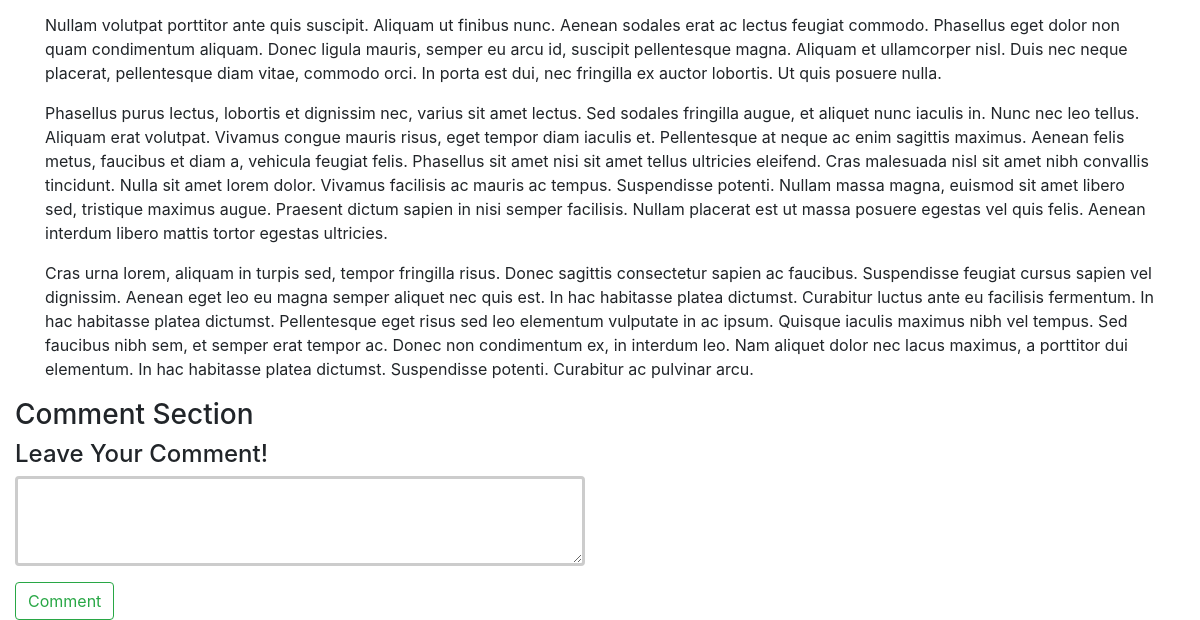
Page /Article/6 (lower part) on the earlier database version.
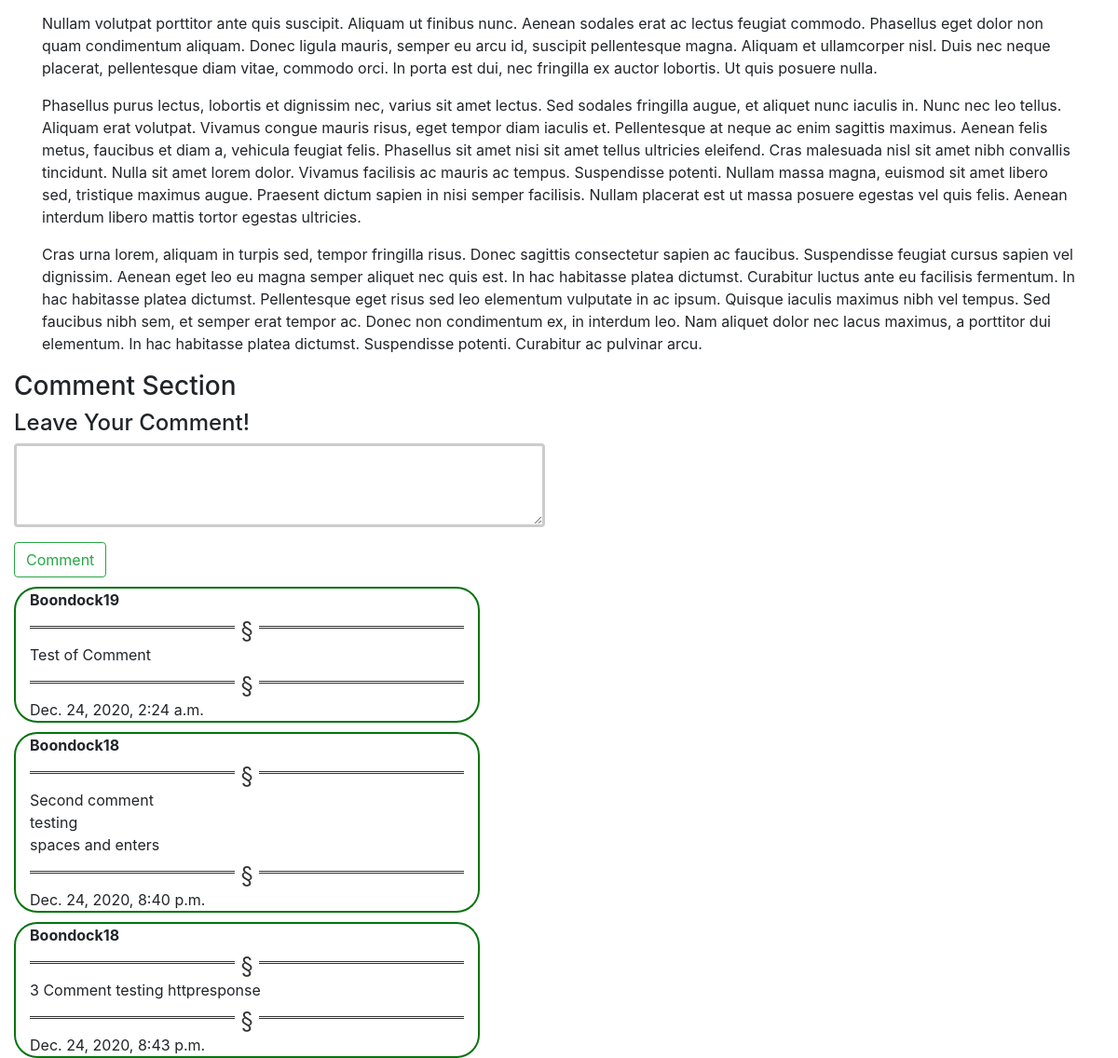
Same page on the later database version.
### MedicPlace/models.py (models this page shows, shortened)
class Medic_Article(models.Model):
    user=models.ForeignKey(User,on_delete=models.CASCADE)
    medic=models.ForeignKey(Medic,on_delete=models.CASCADE)
    title=models.CharField(max_length=60)
    content=models.TextField(max_length=2000)

class Article_comment(models.Model):
    user=models.ForeignKey(User,on_delete=models.CASCADE)
    article=models.ForeignKey(Medic_Article,on_delete=models.CASCADE)
    comment=models.TextField(max_length=300)
    Date=models.DateTimeField(auto_now_add=True)

class User(AbstractUser):
    pass

### MedicPlace/views.py (the view)
# urls.py: path("Article/<int:id>",views.Article_view,name="Article"),
def Article_view(request,id):
    Get_Article=Medic_Article.objects.get(id=id)
    Medics=Medic.objects.all()
    Comments_article=Article_comment.objects.filter(article__id=id)
    try:
        Medic.objects.get(user__id=request.user.id)
        is_medic=True
    except:
        is_medic=False
    if Get_Article.user==request.user:
        is_owner=True
    else:
        is_owner=False
    if request.method=="POST":
        comment_content=request.POST["comment"]
        New_comment=Article_comment()
        New_comment.user=request.user
        New_comment.article=Get_Article
        New_comment.comment=comment_content
        New_comment.save()
        return HttpResponseRedirect(reverse("Article",kwargs={"id":id}))
    else:
        title=Get_Article.title
        content=Get_Article.content
        Dr_Article=Get_Article.medic.Last_Name
        Dr_Article_id=Get_Article.medic.user.id
        context={"title":title,"content":content,"Medic":Dr_Article,"Medic_id":Dr_Article_id,"Article_target":Get_Article,"is_medic":is_medic,"is_owner":is_owner,"comments":Comments_article}
        return render(request,"MedicPlace/Medic_article.html",context)

### MedicPlace/templates/MedicPlace/Medic_article.html (shortened to what this page needs)
{% extends 'MedicPlace/layout.html' %}
{% load static %}
{% block body %}
    <div class="container">
        <div class="row justify-content-center">
            <div class="col">
                <p id="content_article">{{content|linebreaks}}</p>
                <div class="row justify-content-end">
                    <div class="col-sm-4 ">
                    </div>
                    <div class="col-sm-4 ">
                    </div>
                    <div class="col-sm-4 ">
                    </div>
                </div>
            </div>
        </div>
    </div>
    <div class="container-fluid">
        <h3>Comment Section </h3>
        <div class="row">
            <div class="col">
                <H4>Leave Your Comment!</H4>
            </div>
        </div>
        <div class="row">
            <div class="col-sm-6">
                <form method="POST" action="{% url 'Article' Article_target.id %}">
                    <div class="form-group">
                      <textarea class="form-control textarea_comment" name="comment" id="textarea_comment" data-article_id="{{Article_target.id}}" cols="60" rows="3"></textarea>
                    </div>
                    <div >
                        <button type="submit" id="comment-btn" class="btn btn-outline-success">Comment</button>
                    </div>
                  </form>
            </div>
        </div>
        {% for comment in comments %}
            <div class="row">
                <div class="col-sm-5 comment">
                    <div  id="user-comment" class="">
                        <p class="font-weight-bold">{{comment.user}}</p>
                        <hr class="hr-comment">
                    </div>
                    <div id="comment-content-{{comment.id}}">
                        <p >{{comment.comment|linebreaks}}</p>
                    </div>
                    <hr class="hr-comment">
                    <div>
                        <span id="comment-date">{{comment.Date}}</span>
                    </div>
                </div>
            </div>
        {% endfor %}
    </div>
{% endblock %}

### MedicPlace/templates/MedicPlace/layout.html (shortened to what this page needs)
{% load static  %}
<!DOCTYPE html>
<html lang="en" >
    <head>
        <link rel="stylesheet" href="https://maxcdn.bootstrapcdn.com/bootstrap/4.0.0/css/bootstrap.min.css">
        <link rel="stylesheet" href="{% static 'MedicPlace/style.css' %}">
    </head>
    <body>
        <div class="body">
            {% block body %}
            {% endblock %}
        </div>
    </body>
</html>

### MedicPlace/static/MedicPlace/style.css (style rules this page uses)
.comment { margin-top: 10px; border: solid 2px; margin-left: 15px; border-color:rgb(4, 116, 13); border-radius: 25px; }
hr.hr-comment { overflow: visible; padding: 0; border: none; border-top: medium double #333; color: #333; text-align: center; }
hr.hr-comment:after { content: "§"; display: inline-block; position: relative; top: -0.7em; font-size: 1.5em; padding: 0 0.25em; background: white; }
.textarea_comment { border: 3px solid #cccccc; }

Differences in the rows shown:
added Article_comment: user "Boondock19", comment "Test of Comment", Date "Dec. 24, 2020, 2:24 a.m."
added Article_comment: user "Boondock18", comment "Second comment testing spaces and enters", Date "Dec. 24, 2020, 8:40 p.m."
added Article_comment: user "Boondock18", comment "3 Comment testing httpresponse", Date "Dec. 24, 2020, 8:43 p.m."
